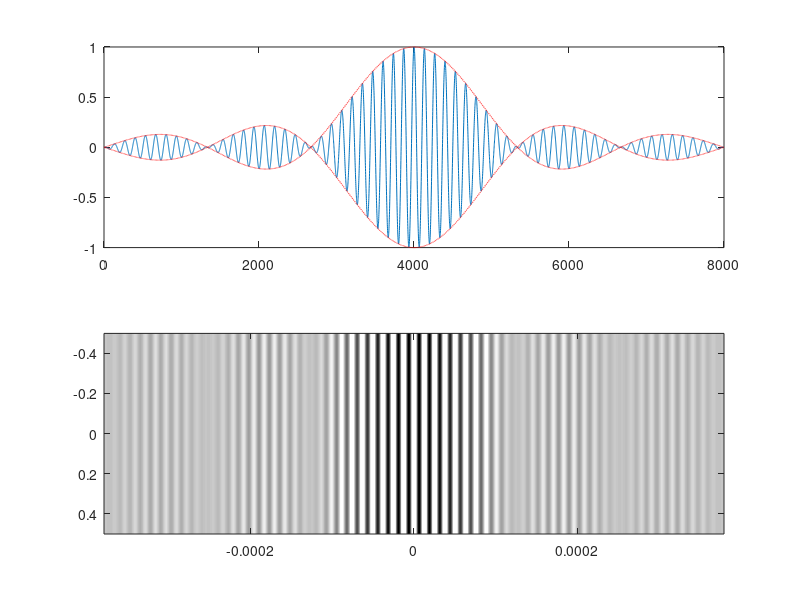

The MATLAB script that drew this image:
clear;
hold off;
% 光的波长和波数，以及谱线宽度
lambda = 632e-9;
sigma = 1 / lambda;
delta_sigma = sigma / 10;

% 仪器配置
a = 0.05;   % 两孔间距
D = 1;      % 孔到光屏的距离

% 计算相位差
delta_x = 30 * lambda * D / a;          % 绘制二十个条纹
x = linspace(-delta_x, delta_x, 8000);
delta = a .* x ./ D;

%plot(1 + cos(2 .* pi ./ lambda .* delta))

% 计算辛格函数
SIN = pi .* delta_sigma .* delta;
SINC = sin(SIN) ./ SIN;
intensity = SINC .* cos(2 .* pi .* sigma .* delta);

subplot(2,1,1);
plot(intensity);
hold on;
plot(SINC, 'r--');
plot(-SINC, 'r--');

subplot(2,1,2);
image(x, delta_x, (intensity+1) .* 50);
colormap(gray)
